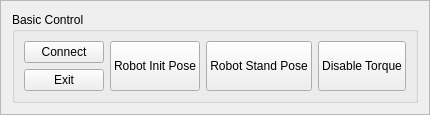
        <widget class="QFrame" name="frame">
         <property name="frameShape">
          <enum>QFrame::StyledPanel</enum>
         </property>
         <property name="frameShadow">
          <enum>QFrame::Raised</enum>
         </property>
         <layout class="QGridLayout" name="gridLayout_7">
          <item row="0" column="0">
           <widget class="QGroupBox" name="groupBox_basic">
            <property name="title">
             <string>Basic Control</string>
            </property>
            <layout class="QGridLayout" name="gridLayout_5">
             <item row="1" column="3" rowspan="2">
              <widget class="QPushButton" name="button_init_pose">
               <property name="sizePolicy">
                <sizepolicy hsizetype="Minimum" vsizetype="Expanding">
                 <horstretch>0</horstretch>
                 <verstretch>0</verstretch>
                </sizepolicy>
               </property>
               <property name="text">
                <string>Robot Init Pose</string>
               </property>
               <property name="iconSize">
                <size>
                 <width>16</width>
                 <height>16</height>
                </size>
               </property>
              </widget>
             </item>
             <item row="1" column="4" rowspan="2">
              <widget class="QPushButton" name="button_stand_pose">
               <property name="sizePolicy">
                <sizepolicy hsizetype="Minimum" vsizetype="Expanding">
                 <horstretch>0</horstretch>
                 <verstretch>0</verstretch>
                </sizepolicy>
               </property>
               <property name="text">
                <string>Robot Stand Pose</string>
               </property>
               <property name="iconSize">
                <size>
                 <width>16</width>
                 <height>16</height>
                </size>
               </property>
              </widget>
             </item>
             <item row="2" column="0">
              <widget class="QPushButton" name="button_exit">
               <property name="sizePolicy">
                <sizepolicy hsizetype="Minimum" vsizetype="Expanding">
                 <horstretch>0</horstretch>
                 <verstretch>0</verstretch>
                </sizepolicy>
               </property>
               <property name="text">
                <string>Exit</string>
               </property>
              </widget>
             </item>
             <item row="1" column="0">
              <widget class="QPushButton" name="button_connect">
               <property name="sizePolicy">
                <sizepolicy hsizetype="Minimum" vsizetype="Expanding">
                 <horstretch>0</horstretch>
                 <verstretch>0</verstretch>
                </sizepolicy>
               </property>
               <property name="text">
                <string>Connect</string>
               </property>
              </widget>
             </item>
             <item row="1" column="5" rowspan="2">
              <widget class="QPushButton" name="button_disable_torque">
               <property name="sizePolicy">
                <sizepolicy hsizetype="Minimum" vsizetype="Expanding">
                 <horstretch>0</horstretch>
                 <verstretch>0</verstretch>
                </sizepolicy>
               </property>
               <property name="text">
                <string>Disable Torque</string>
               </property>
              </widget>
             </item>
            </layout>
           </widget>
          </item>
         </layout>
        </widget>
